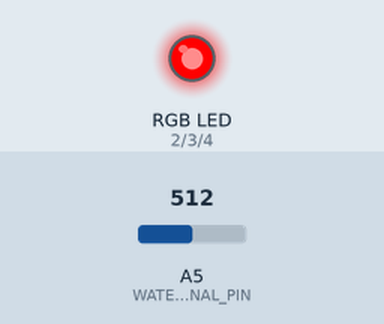
A sketch run on a simulated Arduino Uno, built with avr-gcc and run on an emulated ATmega328P. Shown: an RGB LED mixed from three pins (HIGH = lit). Inputs (shaded band) come from the test bench; at power-on: A5 (WATER_1_SIGNAL_PIN) = 512. Pins used as bus, display or sensor lines are not drawn; what the sketch prints to the serial monitor is not drawn.

Above: at 0.2 s.
Timing chart, 0 to 1.7 s (numbered marks = the images above):
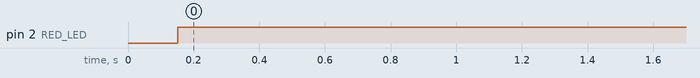

The sketch:

water_sensor_test.ino
```cpp
/*
*
*
*
*/


#define POWER_1_PIN 		7
#define WATER_1_SIGNAL_PIN 	A5

#define LOW_THRESHOLD	  100
#define MID_THRESHOLD   500
#define HIGH_THRESHOLD	800

#define RED_LED 2
#define GREEN_LED 3
#define BLUE_LED 4


int water_1_value = 0;	// initialize variable to store water sensor 1 value

void setup() {
	Serial.begin(9600);
	pinMode(POWER_1_PIN, OUTPUT);		// configure poower pin for water sensor 1 as an OUTPUT
	digitalWrite(POWER_1_PIN, LOW);		// turn the sensor OFF

  // init RGB LED
  pinMode(RED_LED, OUTPUT);
  pinMode(GREEN_LED, OUTPUT);
  pinMode(BLUE_LED, OUTPUT);

  digitalWrite(RED_LED, LOW);
  digitalWrite(GREEN_LED, LOW);
  digitalWrite(BLUE_LED, LOW);

}


void loop () {
	read_sensor();

  // cycle_led();

  print_serial_mon();
  // print_serial_plot();
  // time_delay(200);        // delay for 0.2 sec


  if ( 0 < water_1_value <  LOW_THRESHOLD ) {
    Serial.println("Water below LOW");
    digitalWrite(RED_LED, HIGH);
    digitalWrite(GREEN_LED, LOW);
    digitalWrite(BLUE_LED, LOW);

  }
  else if ( LOW_THRESHOLD < water_1_value < MID_THRESHOLD ) {
    Serial.println("Water at LOW level");
    digitalWrite(RED_LED, HIGH);
    digitalWrite(GREEN_LED, LOW);
    digitalWrite(BLUE_LED, LOW);
  }
  else if ( MID_THRESHOLD < water_1_value < HIGH_THRESHOLD ) {
    Serial.println("Water at NOMINAL level");
    digitalWrite(RED_LED, LOW);
    digitalWrite(GREEN_LED, HIGH);
    digitalWrite(BLUE_LED, LOW);
  }
  else if ( HIGH_THRESHOLD < water_1_value ) {
    Serial.println("Water at HIGH level");
    digitalWrite(RED_LED, LOW);
    digitalWrite(GREEN_LED, LOW);
    digitalWrite(BLUE_LED, HIGH);
  }

}


void read_sensor() {
  digitalWrite(POWER_1_PIN, HIGH);	// turn the sensor ON
	delay(100);							// delay for 10 msec
	water_1_value = analogRead(WATER_1_SIGNAL_PIN);		// read the value from water sensor 1

  // digitalWrite(POWER_1_PIN, LOW);

	// delay(5000);
  delay(50);
}

void time_delay( float t ) {
  delay(t);
  float _time;
  _time = t / 1000;
  Serial.print("Delaying for: ");
  Serial.print(_time);
  Serial.println(" sec");
}

void print_serial_mon() {
  Serial.print("Water sensor 1 value: ");
  Serial.print(water_1_value);

}

void print_serial_plot() {
  Serial.println(water_1_value);
}

void cycle_led() {
  // digitalWrite(RED_LED, HIGH);
  // delay(500);
  digitalWrite(GREEN_LED, HIGH);
  // delay(500);
  // digitalWrite(BLUE_LED, HIGH);

  delay (1000);

  // digitalWrite(RED_LED, LOW);
  // delay(500);
  digitalWrite(GREEN_LED, LOW);
  // delay(500);
  // digitalWrite(BLUE_LED, LOW);

  delay (1000);
}
```

Measured:
- by itself, pin 2 (RED_LED): LOW → HIGH at 0.15 s
